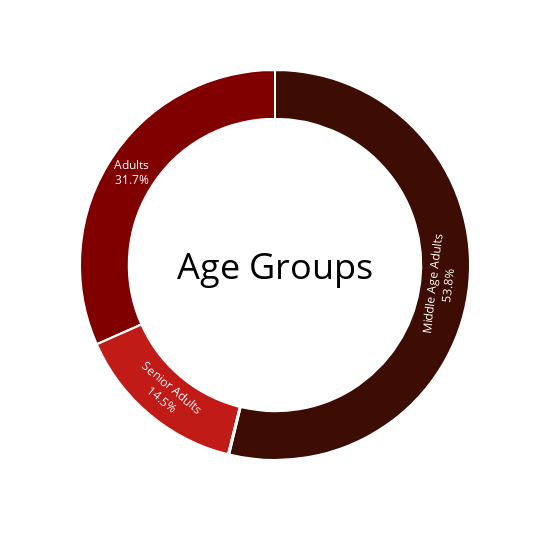

This figure's notebook cell:
### Markdown cell above
<h1 style="background-color:black
;font-family:newtimeroman;font-size:225%;text-align:left; color:#40E0D0">  Customers Segmentation: Age Group Wise </h1><a id=0></a>

### Code cell
agegroup = customer.AgeGroup.value_counts()

fig = px.pie(labels = agegroup.index, values = agegroup.values, names = agegroup.index, width = 550, height = 550)

fig.update_traces(textposition = 'inside', 
                  textinfo = 'percent + label', 
                  hole = 0.75, 
                  marker = dict(colors = ['#3D0C02', '#800000'  , '#C11B17','#C0C0C0'], 
                                line = dict(color = 'white', width = 2)))

fig.update_layout(annotations = [dict(text = 'Age Groups', 
                                      x = 0.5, y = 0.5, font_size = 36, showarrow = False,                                       
                                      font_color = 'black')],
                  showlegend = False)

fig.show()

### Figure 1 — Plotly figure (JSON) as saved in the notebook; plotly's stock layout.template omitted (floating-point values rounded to 4 significant figures)
{"data": [{"domain": {"x": [0, 1], "y": [0, 1]}, "hole": 0.75, "hovertemplate": "label=%{label}<br>value=%{value}<extra></extra>", "labels": ["Middle Age Adults", "Adults", "Senior Adults", "Others"], "legendgroup": "", "marker": {"colors": ["#3D0C02", "#800000", "#C11B17", "#C0C0C0"], "line": {"color": "white", "width": 2}}, "name": "", "showlegend": true, "textinfo": "percent+label", "textposition": "inside", "type": "pie", "values": [1160, 683, 312, 2]}], "layout": {"annotations": [{"font": {"color": "black", "size": 36}, "showarrow": false, "text": "Age Groups", "x": 0.5, "y": 0.5}], "height": 550, "legend": {"tracegroupgap": 0}, "margin": {"t": 60}, "showlegend": false, "width": 550}}
